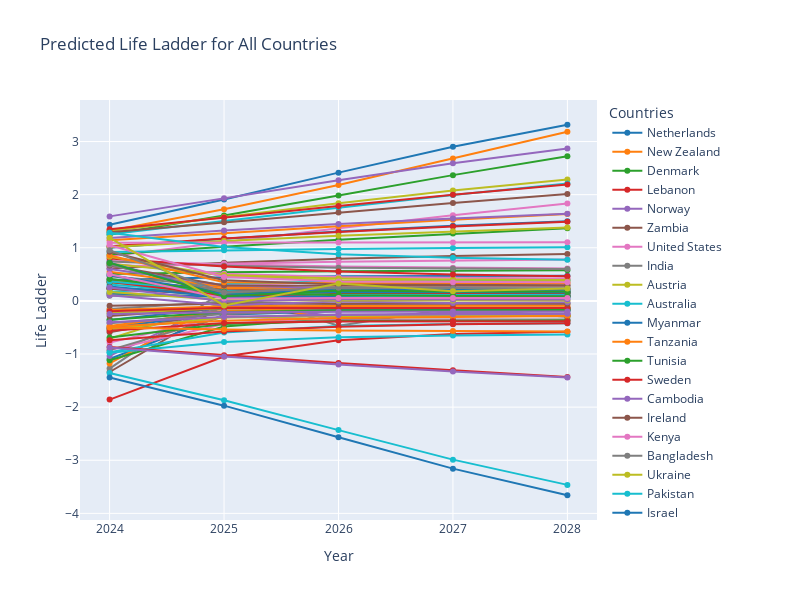

The cell this chart's notebook holds for it:
### Code cell
from plotly import graph_objects as go

# Calculate the happiness score increase/decrease and final happiness score for each country
country_stats = []
for country, forecast in predictions.items():
    initial_score = forecast[0]
    final_score = forecast[-1]
    change = final_score - initial_score
    country_stats.append((country, change, final_score))

# Sort the countries based on the happiness score increase/decrease and final happiness score
country_stats.sort(key=lambda x: (x[1], x[2]), reverse=True)

# Create traces for each country's predicted happiness scores
traces = []
colors = ['#1f77b4', '#ff7f0e', '#2ca02c', '#d62728', '#9467bd', '#8c564b', '#e377c2', '#7f7f7f', '#bcbd22', '#17becf']
for i, (country, _, _) in enumerate(country_stats):
    predicted = pd.DataFrame({'Year': range(2024, 2029), 'Life Ladder': predictions[country]})
    trace = go.Scatter(x=predicted['Year'], y=predicted['Life Ladder'], mode='lines+markers', name=country,
                       line=dict(color=colors[i % len(colors)]), hovertemplate='Year: %{x}<br>Life Ladder: %{y:.4f}')
    traces.append(trace)

layout = go.Layout(
    title='Predicted Life Ladder for All Countries',
    xaxis=dict(title='Year'),
    yaxis=dict(title='Life Ladder'),
    hovermode='closest',
    width=800,
    height=600,
    legend=dict(title='Countries')
)


fig = go.Figure(data=traces, layout=layout)
fig.show()


print("Ranking of Countries:")
print("------------------------")
for i, (country, change, final_score) in enumerate(country_stats, start=1):
    print(f"{i}. {country}")
    print(f"   Increase/Decrease: {change:.4f}")
    print(f"   Final Score: {final_score:.4f}")
    print("------------------------")

### Figure 1 — Plotly figure (JSON) as saved in the notebook; plotly's stock layout.template omitted (floating-point values rounded to 4 significant figures)
{"data": [{"hovertemplate": "Year: %{x}<br>Life Ladder: %{y:.4f}", "line": {"color": "#1f77b4"}, "mode": "lines+markers", "name": "Netherlands", "type": "scatter", "x": [2024, 2025, 2026, 2027, 2028], "y": [1.435, 1.909, 2.414, 2.901, 3.316]}, {"hovertemplate": "Year: %{x}<br>Life Ladder: %{y:.4f}", "line": {"color": "#ff7f0e"}, "mode": "lines+markers", "name": "New Zealand", "type": "scatter", "x": [2024, 2025, 2026, 2027, 2028], "y": [1.321, 1.723, 2.182, 2.682, 3.186]}, {"hovertemplate": "Year: %{x}<br>Life Ladder: %{y:.4f}", "line": {"color": "#2ca02c"}, "mode": "lines+markers", "name": "Denmark", "type": "scatter", "x": [2024, 2025, 2026, 2027, 2028], "y": [1.246, 1.606, 1.986, 2.368, 2.722]}, {"hovertemplate": "Year: %{x}<br>Life Ladder: %{y:.4f}", "line": {"color": "#d62728"}, "mode": "lines+markers", "name": "Lebanon", "type": "scatter", "x": [2024, 2025, 2026, 2027, 2028], "y": [-1.858, -1.047, -0.7406, -0.625, -0.5818]}, {"hovertemplate": "Year: %{x}<br>Life Ladder: %{y:.4f}", "line": {"color": "#9467bd"}, "mode": "lines+markers", "name": "Norway", "type": "scatter", "x": [2024, 2025, 2026, 2027, 2028], "y": [1.591, 1.931, 2.272, 2.59, 2.867]}, {"hovertemplate": "Year: %{x}<br>Life Ladder: %{y:.4f}", "line": {"color": "#8c564b"}, "mode": "lines+markers", "name": "Zambia", "type": "scatter", "x": [2024, 2025, 2026, 2027, 2028], "y": [-1.339, -0.07775, -0.3327, -0.2735, -0.287]}, {"hovertemplate": "Year: %{x}<br>Life Ladder: %{y:.4f}", "line": {"color": "#e377c2"}, "mode": "lines+markers", "name": "United States", "type": "scatter", "x": [2024, 2025, 2026, 2027, 2028], "y": [0.839, 1.109, 1.368, 1.611, 1.832]}, {"hovertemplate": "Year: %{x}<br>Life Ladder: %{y:.4f}", "line": {"color": "#7f7f7f"}, "mode": "lines+markers", "name": "India", "type": "scatter", "x": [2024, 2025, 2026, 2027, 2028], "y": [-1.274, 0.1961, -0.4669, -0.1369, -0.2969]}, {"hovertemplate": "Year: %{x}<br>Life Ladder: %{y:.4f}", "line": {"color": "#bcbd22"}, "mode": "lines+markers", "name": "Austria", "type": "scatter", "x": [2024, 2025, 2026, 2027, 2028], "y": [1.316, 1.582, 1.839, 2.077, 2.287]}, {"hovertemplate": "Year: %{x}<br>Life Ladder: %{y:.4f}", "line": {"color": "#17becf"}, "mode": "lines+markers", "name": "Australia", "type": "scatter", "x": [2024, 2025, 2026, 2027, 2028], "y": [1.253, 1.506, 1.755, 1.993, 2.212]}, {"hovertemplate": "Year: %{x}<br>Life Ladder: %{y:.4f}", "line": {"color": "#1f77b4"}, "mode": "lines+markers", "name": "Myanmar", "type": "scatter", "x": [2024, 2025, 2026, 2027, 2028], "y": [-1.093, -0.26, -0.1889, -0.1818, -0.1811]}, {"hovertemplate": "Year: %{x}<br>Life Ladder: %{y:.4f}", "line": {"color": "#ff7f0e"}, "mode": "lines+markers", "name": "Tanzania", "type": "scatter", "x": [2024, 2025, 2026, 2027, 2028], "y": [-1.178, -0.00878, -0.3454, -0.2444, -0.2746]}, {"hovertemplate": "Year: %{x}<br>Life Ladder: %{y:.4f}", "line": {"color": "#2ca02c"}, "mode": "lines+markers", "name": "Tunisia", "type": "scatter", "x": [2024, 2025, 2026, 2027, 2028], "y": [-1.117, -0.482, -0.3223, -0.2803, -0.2691]}, {"hovertemplate": "Year: %{x}<br>Life Ladder: %{y:.4f}", "line": {"color": "#d62728"}, "mode": "lines+markers", "name": "Sweden", "type": "scatter", "x": [2024, 2025, 2026, 2027, 2028], "y": [1.347, 1.57, 1.788, 1.997, 2.192]}, {"hovertemplate": "Year: %{x}<br>Life Ladder: %{y:.4f}", "line": {"color": "#9467bd"}, "mode": "lines+markers", "name": "Cambodia", "type": "scatter", "x": [2024, 2025, 2026, 2027, 2028], "y": [-1.036, -0.0271, -0.298, -0.2169, -0.2407]}, {"hovertemplate": "Year: %{x}<br>Life Ladder: %{y:.4f}", "line": {"color": "#8c564b"}, "mode": "lines+markers", "name": "Ireland", "type": "scatter", "x": [2024, 2025, 2026, 2027, 2028], "y": [1.291, 1.479, 1.664, 1.842, 2.014]}, {"hovertemplate": "Year: %{x}<br>Life Ladder: %{y:.4f}", "line": {"color": "#e377c2"}, "mode": "lines+markers", "name": "Kenya", "type": "scatter", "x": [2024, 2025, 2026, 2027, 2028], "y": [-0.9235, -0.4353, -0.3034, -0.2669, -0.2568]}, {"hovertemplate": "Year: %{x}<br>Life Ladder: %{y:.4f}", "line": {"color": "#7f7f7f"}, "mode": "lines+markers", "name": "Bangladesh", "type": "scatter", "x": [2024, 2025, 2026, 2027, 2028], "y": [-0.9275, -0.2908, -0.3541, -0.3473, -0.348]}, {"hovertemplate": "Year: %{x}<br>Life Ladder: %{y:.4f}", "line": {"color": "#bcbd22"}, "mode": "lines+markers", "name": "Ukraine", "type": "scatter", "x": [2024, 2025, 2026, 2027, 2028], "y": [-0.7116, -0.03489, -0.1749, -0.1447, -0.1512]}, {"hovertemplate": "Year: %{x}<br>Life Ladder: %{y:.4f}", "line": {"color": "#17becf"}, "mode": "lines+markers", "name": "Pakistan", "type": "scatter", "x": [2024, 2025, 2026, 2027, 2028], "y": [-0.9679, -0.5963, -0.4737, -0.4335, -0.4203]}, {"hovertemplate": "Year: %{x}<br>Life Ladder: %{y:.4f}", "line": {"color": "#1f77b4"}, "mode": "lines+markers", "name": "Israel", "type": "scatter", "x": [2024, 2025, 2026, 2027, 2028], "y": [1.003, 1.169, 1.304, 1.414, 1.502]}, {"hovertemplate": "Year: %{x}<br>Life Ladder: %{y:.4f}", "line": {"color": "#ff7f0e"}, "mode": "lines+markers", "name": "Canada", "type": "scatter", "x": [2024, 2025, 2026, 2027, 2028], "y": [1.141, 1.278, 1.406, 1.526, 1.637]}, {"hovertemplate": "Year: %{x}<br>Life Ladder: %{y:.4f}", "line": {"color": "#2ca02c"}, "mode": "lines+markers", "name": "United Arab Emirates", "type": "scatter", "x": [2024, 2025, 2026, 2027, 2028], "y": [0.8734, 1.02, 1.151, 1.267, 1.37]}, {"hovertemplate": "Year: %{x}<br>Life Ladder: %{y:.4f}", "line": {"color": "#d62728"}, "mode": "lines+markers", "name": "Germany", "type": "scatter", "x": [2024, 2025, 2026, 2027, 2028], "y": [1.029, 1.173, 1.297, 1.402, 1.491]}, {"hovertemplate": "Year: %{x}<br>Life Ladder: %{y:.4f}", "line": {"color": "#9467bd"}, "mode": "lines+markers", "name": "Switzerland", "type": "scatter", "x": [2024, 2025, 2026, 2027, 2028], "y": [1.183, 1.325, 1.448, 1.553, 1.643]}, {"hovertemplate": "Year: %{x}<br>Life Ladder: %{y:.4f}", "line": {"color": "#8c564b"}, "mode": "lines+markers", "name": "Iran", "type": "scatter", "x": [2024, 2025, 2026, 2027, 2028], "y": [-0.5884, -0.1999, -0.161, -0.1568, -0.1564]}, {"hovertemplate": "Year: %{x}<br>Life Ladder: %{y:.4f}", "line": {"color": "#e377c2"}, "mode": "lines+markers", "name": "Sri Lanka", "type": "scatter", "x": [2024, 2025, 2026, 2027, 2028], "y": [-0.7861, -0.2858, -0.372, -0.3567, -0.3594]}, {"hovertemplate": "Year: %{x}<br>Life Ladder: %{y:.4f}", "line": {"color": "#7f7f7f"}, "mode": "lines+markers", "name": "Türkiye", "type": "scatter", "x": [2024, 2025, 2026, 2027, 2028], "y": [-0.5168, -0.1456, -0.1348, -0.1345, -0.1345]}, {"hovertemplate": "Year: %{x}<br>Life Ladder: %{y:.4f}", "line": {"color": "#bcbd22"}, "mode": "lines+markers", "name": "Belgium", "type": "scatter", "x": [2024, 2025, 2026, 2027, 2028], "y": [1.012, 1.129, 1.227, 1.31, 1.381]}, {"hovertemplate": "Year: %{x}<br>Life Ladder: %{y:.4f}", "line": {"color": "#17becf"}, "mode": "lines+markers", "name": "Jordan", "type": "scatter", "x": [2024, 2025, 2026, 2027, 2028], "y": [-0.9772, -0.7717, -0.6862, -0.6499, -0.6344]}, {"hovertemplate": "Year: %{x}<br>Life Ladder: %{y:.4f}", "line": {"color": "#1f77b4"}, "mode": "lines+markers", "name": "Nigeria", "type": "scatter", "x": [2024, 2025, 2026, 2027, 2028], "y": [-0.5161, -0.2093, -0.1823, -0.18, -0.1798]}, {"hovertemplate": "Year: %{x}<br>Life Ladder: %{y:.4f}", "line": {"color": "#ff7f0e"}, "mode": "lines+markers", "name": "Guinea", "type": "scatter", "x": [2024, 2025, 2026, 2027, 2028], "y": [-0.4734, -0.1854, -0.1489, -0.1441, -0.1435]}, {"hovertemplate": "Year: %{x}<br>Life Ladder: %{y:.4f}", "line": {"color": "#2ca02c"}, "mode": "lines+markers", "name": "Ghana", "type": "scatter", "x": [2024, 2025, 2026, 2027, 2028], "y": [-0.6886, -0.4338, -0.3785, -0.3665, -0.3639]}, {"hovertemplate": "Year: %{x}<br>Life Ladder: %{y:.4f}", "line": {"color": "#d62728"}, "mode": "lines+markers", "name": "Namibia", "type": "scatter", "x": [2024, 2025, 2026, 2027, 2028], "y": [-0.7417, -0.5748, -0.487, -0.4419, -0.419]}, {"hovertemplate": "Year: %{x}<br>Life Ladder: %{y:.4f}", "line": {"color": "#9467bd"}, "mode": "lines+markers", "name": "Venezuela", "type": "scatter", "x": [2024, 2025, 2026, 2027, 2028], "y": [-0.5299, -0.3057, -0.2568, -0.2462, -0.244]}, {"hovertemplate": "Year: %{x}<br>Life Ladder: %{y:.4f}", "line": {"color": "#8c564b"}, "mode": "lines+markers", "name": "Nicaragua", "type": "scatter", "x": [2024, 2025, 2026, 2027, 2028], "y": [0.6099, 0.7169, 0.7927, 0.8465, 0.8846]}, {"hovertemplate": "Year: %{x}<br>Life Ladder: %{y:.4f}", "line": {"color": "#e377c2"}, "mode": "lines+markers", "name": "Russia", "type": "scatter", "x": [2024, 2025, 2026, 2027, 2028], "y": [0.1437, 0.2912, 0.3598, 0.3911, 0.4053]}, {"hovertemplate": "Year: %{x}<br>Life Ladder: %{y:.4f}", "line": {"color": "#7f7f7f"}, "mode": "lines+markers", "name": "Gabon", "type": "scatter", "x": [2024, 2025, 2026, 2027, 2028], "y": [-0.4191, -0.2448, -0.1858, -0.1658, -0.159]}, {"hovertemplate": "Year: %{x}<br>Life Ladder: %{y:.4f}", "line": {"color": "#bcbd22"}, "mode": "lines+markers", "name": "Morocco", "type": "scatter", "x": [2024, 2025, 2026, 2027, 2028], "y": [-0.5343, -0.3121, -0.2844, -0.2808, -0.2804]}, {"hovertemplate": "Year: %{x}<br>Life Ladder: %{y:.4f}", "line": {"color": "#17becf"}, "mode": "lines+markers", "name": "Croatia", "type": "scatter", "x": [2024, 2025, 2026, 2027, 2028], "y": [0.1694, 0.3202, 0.3692, 0.3852, 0.3904]}, {"hovertemplate": "Year: %{x}<br>Life Ladder: %{y:.4f}", "line": {"color": "#1f77b4"}, "mode": "lines+markers", "name": "Laos", "type": "scatter", "x": [2024, 2025, 2026, 2027, 2028], "y": [-0.3581, -0.1256, -0.1484, -0.1462, -0.1464]}, {"hovertemplate": "Year: %{x}<br>Life Ladder: %{y:.4f}", "line": {"color": "#ff7f0e"}, "mode": "lines+markers", "name": "Cameroon", "type": "scatter", "x": [2024, 2025, 2026, 2027, 2028], "y": [-0.4805, -0.3722, -0.3207, -0.2966, -0.2854]}, {"hovertemplate": "Year: %{x}<br>Life Ladder: %{y:.4f}", "line": {"color": "#2ca02c"}, "mode": "lines+markers", "name": "Ivory Coast", "type": "scatter", "x": [2024, 2025, 2026, 2027, 2028], "y": [-0.357, -0.2111, -0.1793, -0.1725, -0.171]}, {"hovertemplate": "Year: %{x}<br>Life Ladder: %{y:.4f}", "line": {"color": "#d62728"}, "mode": "lines+markers", "name": "Uganda", "type": "scatter", "x": [2024, 2025, 2026, 2027, 2028], "y": [-0.5604, -0.4163, -0.3893, -0.3842, -0.3833]}, {"hovertemplate": "Year: %{x}<br>Life Ladder: %{y:.4f}", "line": {"color": "#9467bd"}, "mode": "lines+markers", "name": "Congo (Brazzaville)", "type": "scatter", "x": [2024, 2025, 2026, 2027, 2028], "y": [-0.4, -0.3026, -0.2642, -0.2494, -0.2436]}, {"hovertemplate": "Year: %{x}<br>Life Ladder: %{y:.4f}", "line": {"color": "#8c564b"}, "mode": "lines+markers", "name": "North Macedonia", "type": "scatter", "x": [2024, 2025, 2026, 2027, 2028], "y": [-0.283, -0.1315, -0.1294, -0.1294, -0.1294]}, {"hovertemplate": "Year: %{x}<br>Life Ladder: %{y:.4f}", "line": {"color": "#e377c2"}, "mode": "lines+markers", "name": "Kazakhstan", "type": "scatter", "x": [2024, 2025, 2026, 2027, 2028], "y": [0.6483, 0.7006, 0.7366, 0.7616, 0.779]}, {"hovertemplate": "Year: %{x}<br>Life Ladder: %{y:.4f}", "line": {"color": "#7f7f7f"}, "mode": "lines+markers", "name": "Nepal", "type": "scatter", "x": [2024, 2025, 2026, 2027, 2028], "y": [-0.151, -0.01262, -0.05836, -0.04323, -0.04823]}, {"hovertemplate": "Year: %{x}<br>Life Ladder: %{y:.4f}", "line": {"color": "#bcbd22"}, "mode": "lines+markers", "name": "South Africa", "type": "scatter", "x": [2024, 2025, 2026, 2027, 2028], "y": [-0.2328, -0.1317, -0.1352, -0.1351, -0.1351]}, {"hovertemplate": "Year: %{x}<br>Life Ladder: %{y:.4f}", "line": {"color": "#17becf"}, "mode": "lines+markers", "name": "Slovenia", "type": "scatter", "x": [2024, 2025, 2026, 2027, 2028], "y": [0.9228, 0.9518, 0.9751, 0.9937, 1.009]}, {"hovertemplate": "Year: %{x}<br>Life Ladder: %{y:.4f}", "line": {"color": "#1f77b4"}, "mode": "lines+markers", "name": "Latvia", "type": "scatter", "x": [2024, 2025, 2026, 2027, 2028], "y": [0.3914, 0.4466, 0.4661, 0.473, 0.4755]}, {"hovertemplate": "Year: %{x}<br>Life Ladder: %{y:.4f}", "line": {"color": "#ff7f0e"}, "mode": "lines+markers", "name": "Indonesia", "type": "scatter", "x": [2024, 2025, 2026, 2027, 2028], "y": [-0.1716, -0.1025, -0.09395, -0.0929, -0.09277]}, {"hovertemplate": "Year: %{x}<br>Life Ladder: %{y:.4f}", "line": {"color": "#2ca02c"}, "mode": "lines+markers", "name": "Serbia", "type": "scatter", "x": [2024, 2025, 2026, 2027, 2028], "y": [0.504, 0.54, 0.5603, 0.5717, 0.5782]}, {"hovertemplate": "Year: %{x}<br>Life Ladder: %{y:.4f}", "line": {"color": "#d62728"}, "mode": "lines+markers", "name": "Albania", "type": "scatter", "x": [2024, 2025, 2026, 2027, 2028], "y": [-0.1964, -0.1306, -0.1324, -0.1323, -0.1323]}, {"hovertemplate": "Year: %{x}<br>Life Ladder: %{y:.4f}", "line": {"color": "#9467bd"}, "mode": "lines+markers", "name": "Georgia", "type": "scatter", "x": [2024, 2025, 2026, 2027, 2028], "y": [-0.2471, -0.2142, -0.2046, -0.2018, -0.201]}, {"hovertemplate": "Year: %{x}<br>Life Ladder: %{y:.4f}", "line": {"color": "#8c564b"}, "mode": "lines+markers", "name": "Bulgaria", "type": "scatter", "x": [2024, 2025, 2026, 2027, 2028], "y": [-0.09227, -0.05152, -0.05143, -0.05143, -0.05143]}, {"hovertemplate": "Year: %{x}<br>Life Ladder: %{y:.4f}", "line": {"color": "#e377c2"}, "mode": "lines+markers", "name": "United Kingdom", "type": "scatter", "x": [2024, 2025, 2026, 2027, 2028], "y": [1.092, 1.096, 1.098, 1.101, 1.102]}, {"hovertemplate": "Year: %{x}<br>Life Ladder: %{y:.4f}", "line": {"color": "#7f7f7f"}, "mode": "lines+markers", "name": "Dominican Republic", "type": "scatter", "x": [2024, 2025, 2026, 2027, 2028], "y": [0.09702, 0.0915, 0.08896, 0.0878, 0.08727]}, {"hovertemplate": "Year: %{x}<br>Life Ladder: %{y:.4f}", "line": {"color": "#bcbd22"}, "mode": "lines+markers", "name": "Bolivia", "type": "scatter", "x": [2024, 2025, 2026, 2027, 2028], "y": [0.1231, 0.08412, 0.08631, 0.08619, 0.0862]}, {"hovertemplate": "Year: %{x}<br>Life Ladder: %{y:.4f}", "line": {"color": "#17becf"}, "mode": "lines+markers", "name": "Mauritius", "type": "scatter", "x": [2024, 2025, 2026, 2027, 2028], "y": [0.2216, 0.1712, 0.1747, 0.1745, 0.1745]}, {"hovertemplate": "Year: %{x}<br>Life Ladder: %{y:.4f}", "line": {"color": "#1f77b4"}, "mode": "lines+markers", "name": "Mongolia", "type": "scatter", "x": [2024, 2025, 2026, 2027, 2028], "y": [0.1389, 0.07382, 0.08557, 0.08345, 0.08383]}, {"hovertemplate": "Year: %{x}<br>Life Ladder: %{y:.4f}", "line": {"color": "#ff7f0e"}, "mode": "lines+markers", "name": "Senegal", "type": "scatter", "x": [2024, 2025, 2026, 2027, 2028], "y": [-0.5023, -0.5388, -0.5584, -0.569, -0.5747]}, {"hovertemplate": "Year: %{x}<br>Life Ladder: %{y:.4f}", "line": {"color": "#2ca02c"}, "mode": "lines+markers", "name": "Kyrgyzstan", "type": "scatter", "x": [2024, 2025, 2026, 2027, 2028], "y": [0.2394, 0.1495, 0.1451, 0.1448, 0.1448]}, {"hovertemplate": "Year: %{x}<br>Life Ladder: %{y:.4f}", "line": {"color": "#d62728"}, "mode": "lines+markers", "name": "Moldova", "type": "scatter", "x": [2024, 2025, 2026, 2027, 2028], "y": [0.2279, 0.1105, 0.1084, 0.1084, 0.1084]}, {"hovertemplate": "Year: %{x}<br>Life Ladder: %{y:.4f}", "line": {"color": "#9467bd"}, "mode": "lines+markers", "name": "Peru", "type": "scatter", "x": [2024, 2025, 2026, 2027, 2028], "y": [0.108, -0.08185, -0.01126, -0.03776, -0.02784]}, {"hovertemplate": "Year: %{x}<br>Life Ladder: %{y:.4f}", "line": {"color": "#8c564b"}, "mode": "lines+markers", "name": "Philippines", "type": "scatter", "x": [2024, 2025, 2026, 2027, 2028], "y": [0.2389, 0.1282, 0.1052, 0.1004, 0.09935]}, {"hovertemplate": "Year: %{x}<br>Life Ladder: %{y:.4f}", "line": {"color": "#e377c2"}, "mode": "lines+markers", "name": "Estonia", "type": "scatter", "x": [2024, 2025, 2026, 2027, 2028], "y": [0.7518, 0.6876, 0.6488, 0.6254, 0.6113]}, {"hovertemplate": "Year: %{x}<br>Life Ladder: %{y:.4f}", "line": {"color": "#7f7f7f"}, "mode": "lines+markers", "name": "Brazil", "type": "scatter", "x": [2024, 2025, 2026, 2027, 2028], "y": [0.7428, 0.6629, 0.626, 0.6089, 0.601]}, {"hovertemplate": "Year: %{x}<br>Life Ladder: %{y:.4f}", "line": {"color": "#bcbd22"}, "mode": "lines+markers", "name": "Colombia", "type": "scatter", "x": [2024, 2025, 2026, 2027, 2028], "y": [0.1652, 0.01651, 0.009604, 0.009294, 0.00928]}, {"hovertemplate": "Year: %{x}<br>Life Ladder: %{y:.4f}", "line": {"color": "#17becf"}, "mode": "lines+markers", "name": "Portugal", "type": "scatter", "x": [2024, 2025, 2026, 2027, 2028], "y": [0.3073, 0.1404, 0.1215, 0.1193, 0.119]}, {"hovertemplate": "Year: %{x}<br>Life Ladder: %{y:.4f}", "line": {"color": "#1f77b4"}, "mode": "lines+markers", "name": "Greece", "type": "scatter", "x": [2024, 2025, 2026, 2027, 2028], "y": [0.2711, 0.07401, 0.08005, 0.07987, 0.07987]}, {"hovertemplate": "Year: %{x}<br>Life Ladder: %{y:.4f}", "line": {"color": "#ff7f0e"}, "mode": "lines+markers", "name": "Malaysia", "type": "scatter", "x": [2024, 2025, 2026, 2027, 2028], "y": [0.3631, 0.2341, 0.1878, 0.1714, 0.1656]}, {"hovertemplate": "Year: %{x}<br>Life Ladder: %{y:.4f}", "line": {"color": "#2ca02c"}, "mode": "lines+markers", "name": "South Korea", "type": "scatter", "x": [2024, 2025, 2026, 2027, 2028], "y": [0.3505, 0.1646, 0.1502, 0.1491, 0.149]}, {"hovertemplate": "Year: %{x}<br>Life Ladder: %{y:.4f}", "line": {"color": "#d62728"}, "mode": "lines+markers", "name": "Hungary", "type": "scatter", "x": [2024, 2025, 2026, 2027, 2028], "y": [0.3625, 0.1034, 0.1642, 0.1498, 0.1532]}, {"hovertemplate": "Year: %{x}<br>Life Ladder: %{y:.4f}", "line": {"color": "#9467bd"}, "mode": "lines+markers", "name": "Ecuador", "type": "scatter", "x": [2024, 2025, 2026, 2027, 2028], "y": [0.2516, -0.005933, 0.03058, 0.02543, 0.02615]}, {"hovertemplate": "Year: %{x}<br>Life Ladder: %{y:.4f}", "line": {"color": "#8c564b"}, "mode": "lines+markers", "name": "Japan", "type": "scatter", "x": [2024, 2025, 2026, 2027, 2028], "y": [0.408, 0.2039, 0.1709, 0.1655, 0.1647]}, {"hovertemplate": "Year: %{x}<br>Life Ladder: %{y:.4f}", "line": {"color": "#e377c2"}, "mode": "lines+markers", "name": "France", "type": "scatter", "x": [2024, 2025, 2026, 2027, 2028], "y": [0.7014, 0.513, 0.4505, 0.43, 0.4232]}, {"hovertemplate": "Year: %{x}<br>Life Ladder: %{y:.4f}", "line": {"color": "#7f7f7f"}, "mode": "lines+markers", "name": "Uzbekistan", "type": "scatter", "x": [2024, 2025, 2026, 2027, 2028], "y": [0.4638, 0.2692, 0.2046, 0.1834, 0.1765]}, {"hovertemplate": "Year: %{x}<br>Life Ladder: %{y:.4f}", "line": {"color": "#bcbd22"}, "mode": "lines+markers", "name": "Chile", "type": "scatter", "x": [2024, 2025, 2026, 2027, 2028], "y": [0.6982, 0.4895, 0.4224, 0.4006, 0.3936]}, {"hovertemplate": "Year: %{x}<br>Life Ladder: %{y:.4f}", "line": {"color": "#17becf"}, "mode": "lines+markers", "name": "Bosnia and Herzegovina", "type": "scatter", "x": [2024, 2025, 2026, 2027, 2028], "y": [0.3662, 0.1848, 0.1052, 0.0709, 0.05623]}, {"hovertemplate": "Year: %{x}<br>Life Ladder: %{y:.4f}", "line": {"color": "#1f77b4"}, "mode": "lines+markers", "name": "Cyprus", "type": "scatter", "x": [2024, 2025, 2026, 2027, 2028], "y": [0.4824, 0.1523, 0.1652, 0.1648, 0.1648]}, {"hovertemplate": "Year: %{x}<br>Life Ladder: %{y:.4f}", "line": {"color": "#ff7f0e"}, "mode": "lines+markers", "name": "Argentina", "type": "scatter", "x": [2024, 2025, 2026, 2027, 2028], "y": [0.5491, 0.2683, 0.2309, 0.2257, 0.225]}, {"hovertemplate": "Year: %{x}<br>Life Ladder: %{y:.4f}", "line": {"color": "#2ca02c"}, "mode": "lines+markers", "name": "Thailand", "type": "scatter", "x": [2024, 2025, 2026, 2027, 2028], "y": [0.4142, 0.1722, 0.1048, 0.08693, 0.08226]}, {"hovertemplate": "Year: %{x}<br>Life Ladder: %{y:.4f}", "line": {"color": "#d62728"}, "mode": "lines+markers", "name": "Malta", "type": "scatter", "x": [2024, 2025, 2026, 2027, 2028], "y": [0.7994, 0.6487, 0.5552, 0.4981, 0.4635]}, {"hovertemplate": "Year: %{x}<br>Life Ladder: %{y:.4f}", "line": {"color": "#9467bd"}, "mode": "lines+markers", "name": "El Salvador", "type": "scatter", "x": [2024, 2025, 2026, 2027, 2028], "y": [0.5999, 0.2938, 0.2348, 0.2234, 0.2212]}, {"hovertemplate": "Year: %{x}<br>Life Ladder: %{y:.4f}", "line": {"color": "#8c564b"}, "mode": "lines+markers", "name": "Slovakia", "type": "scatter", "x": [2024, 2025, 2026, 2027, 2028], "y": [0.6652, 0.2907, 0.2839, 0.2837, 0.2837]}, {"hovertemplate": "Year: %{x}<br>Life Ladder: %{y:.4f}", "line": {"color": "#e377c2"}, "mode": "lines+markers", "name": "Vietnam", "type": "scatter", "x": [2024, 2025, 2026, 2027, 2028], "y": [0.501, 0.04311, 0.05334, 0.05327, 0.05327]}, {"hovertemplate": "Year: %{x}<br>Life Ladder: %{y:.4f}", "line": {"color": "#7f7f7f"}, "mode": "lines+markers", "name": "Spain", "type": "scatter", "x": [2024, 2025, 2026, 2027, 2028], "y": [0.6795, 0.1563, 0.2433, 0.2284, 0.2309]}, {"hovertemplate": "Year: %{x}<br>Life Ladder: %{y:.4f}", "line": {"color": "#bcbd22"}, "mode": "lines+markers", "name": "Uruguay", "type": "scatter", "x": [2024, 2025, 2026, 2027, 2028], "y": [0.8288, 0.4665, 0.3842, 0.3651, 0.3607]}, {"hovertemplate": "Year: %{x}<br>Life Ladder: %{y:.4f}", "line": {"color": "#17becf"}, "mode": "lines+markers", "name": "Finland", "type": "scatter", "x": [2024, 2025, 2026, 2027, 2028], "y": [1.283, 1.014, 0.8788, 0.8106, 0.7761]}, {"hovertemplate": "Year: %{x}<br>Life Ladder: %{y:.4f}", "line": {"color": "#1f77b4"}, "mode": "lines+markers", "name": "Saudi Arabia", "type": "scatter", "x": [2024, 2025, 2026, 2027, 2028], "y": [0.7198, 0.09746, 0.2353, 0.2049, 0.2116]}, {"hovertemplate": "Year: %{x}<br>Life Ladder: %{y:.4f}", "line": {"color": "#ff7f0e"}, "mode": "lines+markers", "name": "Mexico", "type": "scatter", "x": [2024, 2025, 2026, 2027, 2028], "y": [0.8547, 0.3498, 0.3315, 0.3306, 0.3306]}, {"hovertemplate": "Year: %{x}<br>Life Ladder: %{y:.4f}", "line": {"color": "#2ca02c"}, "mode": "lines+markers", "name": "Italy", "type": "scatter", "x": [2024, 2025, 2026, 2027, 2028], "y": [0.7153, 0.08546, 0.1942, 0.1748, 0.1782]}, {"hovertemplate": "Year: %{x}<br>Life Ladder: %{y:.4f}", "line": {"color": "#d62728"}, "mode": "lines+markers", "name": "Benin", "type": "scatter", "x": [2024, 2025, 2026, 2027, 2028], "y": [-0.8667, -1.024, -1.17, -1.305, -1.432]}, {"hovertemplate": "Year: %{x}<br>Life Ladder: %{y:.4f}", "line": {"color": "#9467bd"}, "mode": "lines+markers", "name": "Mali", "type": "scatter", "x": [2024, 2025, 2026, 2027, 2028], "y": [-0.8778, -1.047, -1.198, -1.329, -1.444]}, {"hovertemplate": "Year: %{x}<br>Life Ladder: %{y:.4f}", "line": {"color": "#8c564b"}, "mode": "lines+markers", "name": "Romania", "type": "scatter", "x": [2024, 2025, 2026, 2027, 2028], "y": [0.9259, 0.3898, 0.309, 0.296, 0.2939]}, {"hovertemplate": "Year: %{x}<br>Life Ladder: %{y:.4f}", "line": {"color": "#e377c2"}, "mode": "lines+markers", "name": "Costa Rica", "type": "scatter", "x": [2024, 2025, 2026, 2027, 2028], "y": [1.047, 0.4501, 0.3633, 0.3505, 0.3487]}, {"hovertemplate": "Year: %{x}<br>Life Ladder: %{y:.4f}", "line": {"color": "#7f7f7f"}, "mode": "lines+markers", "name": "Poland", "type": "scatter", "x": [2024, 2025, 2026, 2027, 2028], "y": [0.953, 0.1563, 0.2473, 0.237, 0.2382]}, {"hovertemplate": "Year: %{x}<br>Life Ladder: %{y:.4f}", "line": {"color": "#bcbd22"}, "mode": "lines+markers", "name": "Lithuania", "type": "scatter", "x": [2024, 2025, 2026, 2027, 2028], "y": [1.19, -0.08451, 0.3262, 0.1838, 0.2325]}, {"hovertemplate": "Year: %{x}<br>Life Ladder: %{y:.4f}", "line": {"color": "#17becf"}, "mode": "lines+markers", "name": "Zimbabwe", "type": "scatter", "x": [2024, 2025, 2026, 2027, 2028], "y": [-1.359, -1.87, -2.433, -2.988, -3.464]}, {"hovertemplate": "Year: %{x}<br>Life Ladder: %{y:.4f}", "line": {"color": "#1f77b4"}, "mode": "lines+markers", "name": "Egypt", "type": "scatter", "x": [2024, 2025, 2026, 2027, 2028], "y": [-1.442, -1.972, -2.566, -3.158, -3.659]}], "layout": {"height": 600, "hovermode": "closest", "legend": {"title": {"text": "Countries"}}, "title": {"text": "Predicted Life Ladder for All Countries"}, "width": 800, "xaxis": {"title": {"text": "Year"}}, "yaxis": {"title": {"text": "Life Ladder"}}}}
